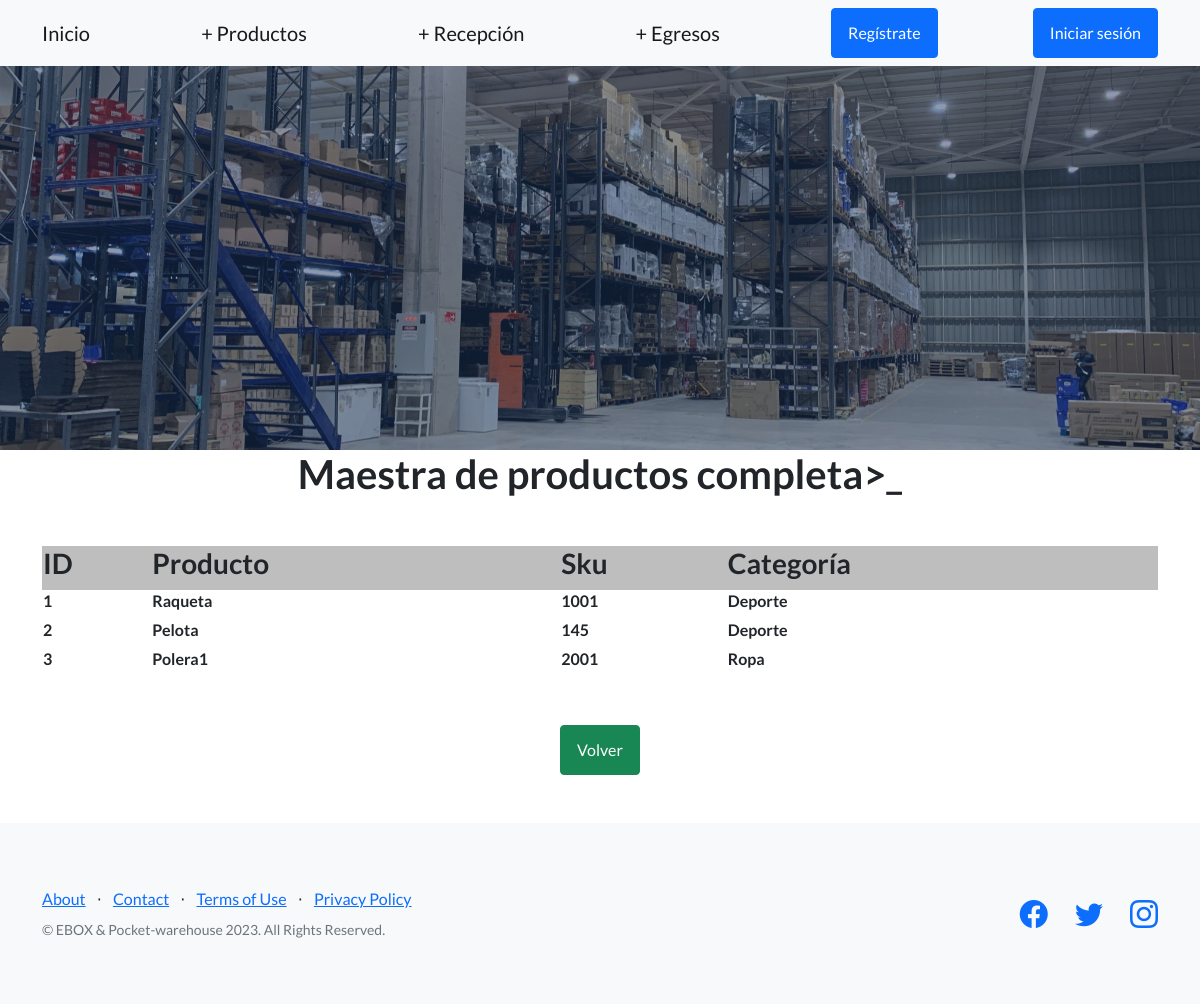
The page /eboxApp/maestra/wMaestra_full/ on the database as committed earlier.
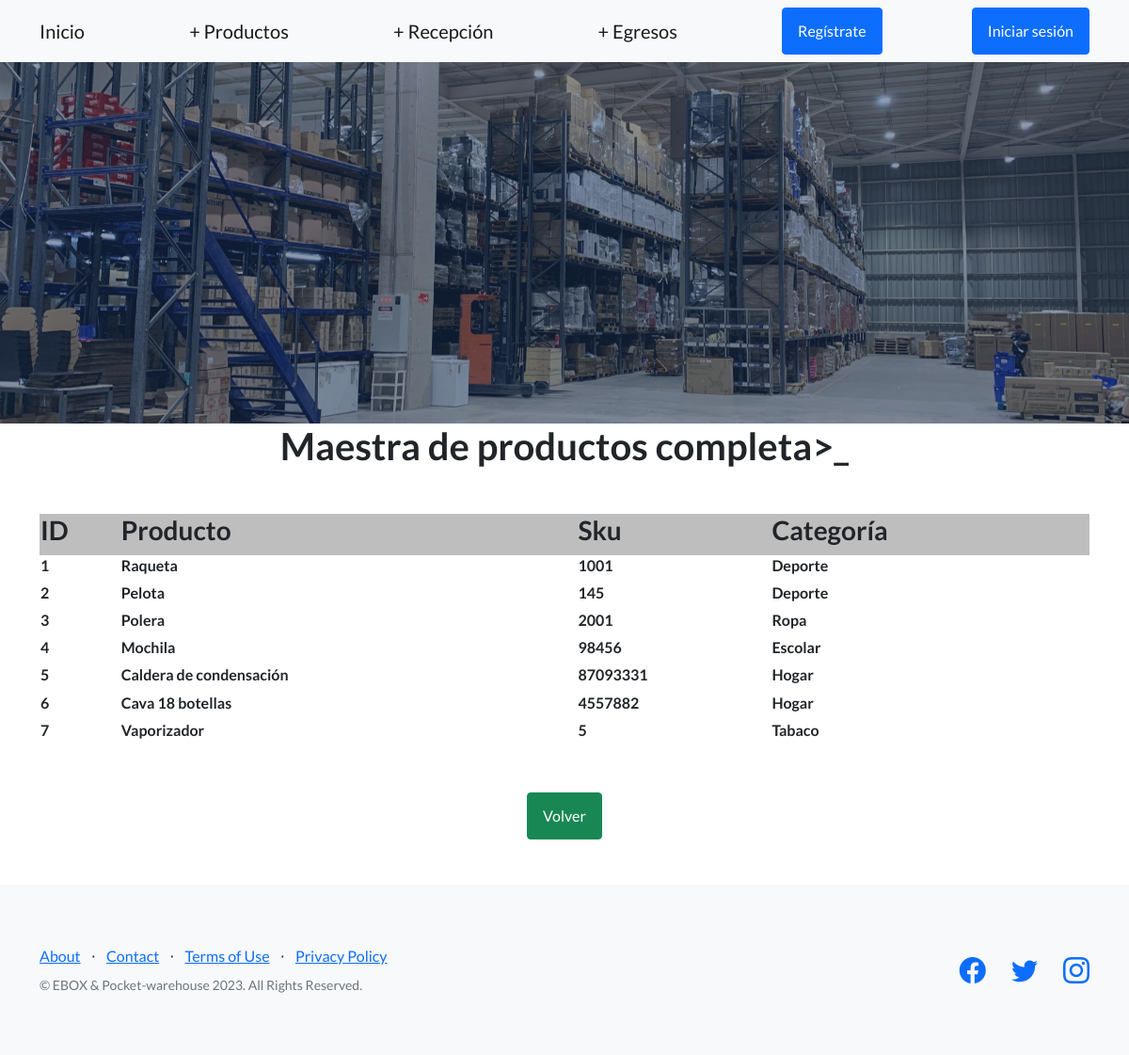
The same page on the database as committed later.
### eboxApp/models.py (models this page shows, shortened)
class Maestra(models.Model):
    nombre_producto = models.CharField(max_length=300)
    numero_sku = models.IntegerField()
    categoria = models.CharField(max_length=300)

### eboxApp/views.py (the view)
# urls.py: path('maestra/wMaestra_full/', views.buscarMaestra, name = 'buscarTodo'),
def buscarMaestra(request):
    if request.method == 'GET': # si existe un post
        producto = Maestra.objects.all()
        return render(request, 'eboxApp/wMaestra_full.html', {'producto':producto })

### eboxApp/templates/eboxApp/wMaestra_full.html (shortened to what this page needs)
{% extends "eboxApp/base.html" %}
    {% load static %}
{% block contenido_que_cambia %}
<div class="container" align="center">
    <h1 class="mb-5">Maestra de productos completa>_</h1>
    {% if producto %}
                    <table>
                        <tr>
                            <th style="text-align: left"><h3>ID</h3></th>
                            <th style="text-align: left"><h3>Producto</h3></th>
                            <th style="text-align: left"><h3>Sku</h3></th>
                            <th style="text-align: left"><h3>Categoría</h3></th>
                        </tr>
                        {% for i in producto %}
                        <tr>
                            <td style="text-align: left"><h6>{{i.pk}}</h6></td>
                            <td style="text-align: left"><h6>{{i.nombre_producto}}</h6></td>
                            <td style="text-align: left"><h6>{{i.numero_sku}}</h6></td>
                            <td style="text-align: left"><h6>{{i.categoria}}</h6></td>
                        </tr>
                        {% endfor %}
                    </table>
                <br>
                <br>
                <a class="btn btn-success" align = "center" href={% url 'eboxApp:Maestra' %}>Volver</a>
    {% endif %}
</div>
{% endblock %}

### eboxApp/templates/eboxApp/base.html (shortened to what this page needs)
<!DOCTYPE html>
<html lang="en">
    <head>
        {% load static %}
        <link href="https://cdn.jsdelivr.net/npm/bootstrap-icons@1.5.0/font/bootstrap-icons.css" rel="stylesheet" type="text/css" />
        <link href="{% static 'eboxApp/css/styles.css' %}" rel="stylesheet" />
    </head>
    <body>
        <nav class="navbar navbar-light bg-light static-top">
            <div class="container">
                <a class="navbar-brand" href="{% url 'eboxApp:Index' %}">Inicio </a>
                <a class="navbar-brand" href="{% url 'eboxApp:Maestra' %}">+ Productos</a>
                <a class="navbar-brand" href="{% url 'eboxApp:Recepcion' %}">+ Recepción</a>
                <a class="navbar-brand" href="{% url 'eboxApp:Egreso' %}">+ Egresos</a>
                <a class="btn btn-primary" href="#login">Regístrate</a>
                <a class="btn btn-primary" href="#signup">Iniciar sesión</a>
            </div>
        </nav>
        <header class="masthead">
        </header>
        {% block contenido_que_cambia %}
        {% endblock %}
        <br>
        <br>
        <footer class="footer bg-light">
            <div class="container">
                <div class="row">
                    <div class="col-lg-6 h-100 text-center text-lg-start my-auto">
                        <ul class="list-inline mb-2">
                            <li class="list-inline-item"><a href="#!">About</a></li>
                            <li class="list-inline-item">⋅</li>
                            <li class="list-inline-item"><a href="#!">Contact</a></li>
                            <li class="list-inline-item">⋅</li>
                            <li class="list-inline-item"><a href="#!">Terms of Use</a></li>
                            <li class="list-inline-item">⋅</li>
                            <li class="list-inline-item"><a href="#!">Privacy Policy</a></li>
                        </ul>
                        <p class="text-muted small mb-4 mb-lg-0">&copy; EBOX & Pocket-warehouse 2023. All Rights Reserved.</p>
                    </div>
                    <div class="col-lg-6 h-100 text-center text-lg-end my-auto">
                        <ul class="list-inline mb-0">
                            <li class="list-inline-item me-4">
                                <a href="#!"><i class="bi-facebook fs-3"></i></a>
                            </li>
                            <li class="list-inline-item me-4">
                                <a href="#!"><i class="bi-twitter fs-3"></i></a>
                            </li>
                            <li class="list-inline-item">
                                <a href="#!"><i class="bi-instagram fs-3"></i></a>
                            </li>
                        </ul>
                    </div>
                </div>
            </div>
        </footer>
    </body>
</html>

Rows that differ between the two databases and show on the page:
changed Maestra "Ropa": nombre_producto "Polera1" → "Polera"
added Maestra: pk "4", nombre_producto "Mochila", numero_sku "98456", categoria "Escolar"
added Maestra: pk "5", nombre_producto "Caldera de condensación", numero_sku "87093331", categoria "Hogar"
added Maestra: pk "6", nombre_producto "Cava 18 botellas", numero_sku "4557882", categoria "Hogar"
added Maestra: pk "7", nombre_producto "Vaporizador", numero_sku "5", categoria "Tabaco"
